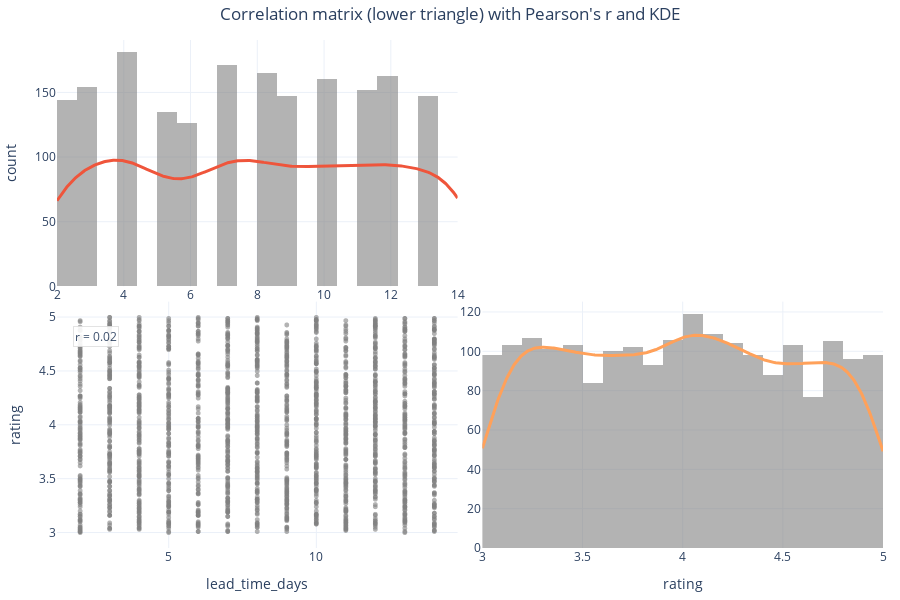

The notebook cell this image was saved under:
### Code cell
plot_scatter_matrixpx(df_suppliers_clean, columns=['lead_time_days', 'rating'])

### Figure 1 — Plotly figure (JSON) as saved in the notebook; plotly's stock layout.template omitted (floating-point values rounded to 4 significant figures; data arrays with more than 128 entries replaced by an {"elided": "..."} marker saying what was removed)
{"data": [{"hovertemplate": "lead_time_days: %{x}<br>count: %{y}<extra></extra>", "marker": {"color": "grey"}, "opacity": 0.6, "showlegend": false, "type": "histogram", "x": {"elided": "2000 int values"}, "xaxis": "x", "xbins": {"end": 14, "size": 0.6, "start": 2}, "yaxis": "y"}, {"hovertemplate": "lead_time_days: %{x}<br>KDE(counts): %{y}<extra></extra>", "line": {"width": 3}, "mode": "lines", "name": "KDE", "showlegend": false, "type": "scatter", "x": {"elided": "400 float values"}, "xaxis": "x", "y": {"elided": "400 float values"}, "yaxis": "y"}, {"hovertemplate": "lead_time_days: %{x}<br>rating: %{y}<extra></extra>", "marker": {"color": "grey", "opacity": 0.6, "size": 5}, "mode": "markers", "showlegend": false, "type": "scattergl", "x": {"elided": "2000 int values"}, "xaxis": "x3", "y": {"elided": "2000 float values"}, "yaxis": "y3"}, {"hovertemplate": "rating: %{x}<br>count: %{y}<extra></extra>", "marker": {"color": "grey"}, "opacity": 0.6, "showlegend": false, "type": "histogram", "x": {"elided": "2000 float values"}, "xaxis": "x4", "xbins": {"end": 5, "size": 0.1, "start": 3}, "yaxis": "y4"}, {"hovertemplate": "rating: %{x}<br>KDE(counts): %{y}<extra></extra>", "line": {"width": 3}, "mode": "lines", "name": "KDE", "showlegend": false, "type": "scatter", "x": {"elided": "400 float values"}, "xaxis": "x4", "y": {"elided": "400 float values"}, "yaxis": "y4"}], "layout": {"annotations": [{"bgcolor": "white", "bordercolor": "#e0e0e0", "borderwidth": 1, "font": {"size": 12}, "opacity": 0.9, "showarrow": false, "text": "r = 0.02", "x": 0.04, "xref": "x3 domain", "y": 0.9, "yref": "y3 domain"}], "height": 600, "margin": {"b": 40, "l": 40, "r": 10, "t": 40}, "title": {"text": "Correlation matrix (lower triangle) with Pearson's r and KDE", "x": 0.5}, "xaxis": {"anchor": "y", "domain": [0, 0.485], "showgrid": true, "zeroline": false}, "xaxis2": {"anchor": "y2", "domain": [0.515, 1], "showgrid": true, "visible": false, "zeroline": false}, "xaxis3": {"anchor": "y3", "domain": [0, 0.485], "showgrid": true, "title": {"text": "lead_time_days"}, "zeroline": false}, "xaxis4": {"anchor": "y4", "domain": [0.515, 1], "showgrid": true, "title": {"text": "rating"}, "zeroline": false}, "yaxis": {"anchor": "x", "domain": [0.515, 1], "showgrid": true, "title": {"text": "count"}, "zeroline": false}, "yaxis2": {"anchor": "x2", "domain": [0.515, 1], "showgrid": true, "visible": false, "zeroline": false}, "yaxis3": {"anchor": "x3", "domain": [0, 0.485], "showgrid": true, "title": {"text": "rating"}, "zeroline": false}, "yaxis4": {"anchor": "x4", "domain": [0, 0.485], "showgrid": true, "zeroline": false}}}
